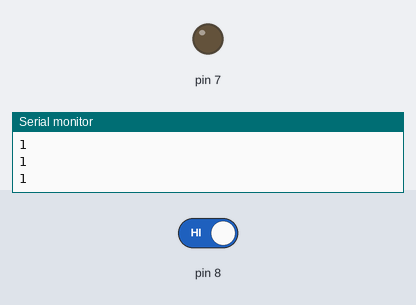
The sketch below on a simulated Arduino Uno, built with avr-gcc and run on an emulated ATmega328P. Parts: output pins drawn as LEDs (lit = HIGH), the last lines printed to the serial monitor. Inputs (shaded band) come from the test bench; at power-on: pin 8 HIGH.

Above: at 1.8 s.
1.9 s: pin 8 driven LOW
At 3.1 s:
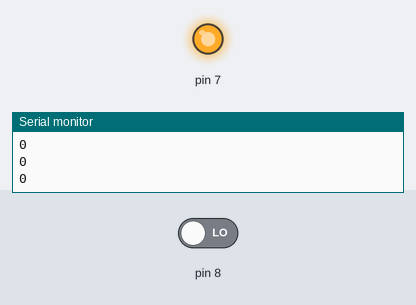
3.5 s: pin 8 driven HIGH
At 4.2 s:
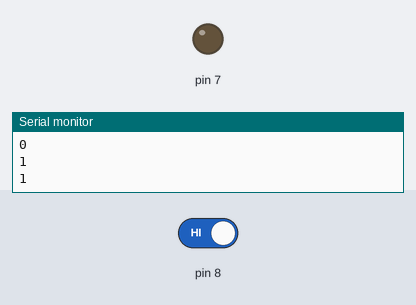
Timing chart, 0 to 6.5 s (numbered marks = the images above; inputs shaded):
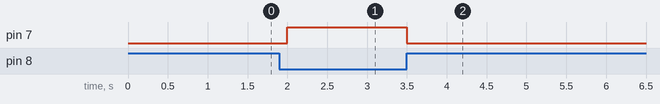

Measured:
- after the input at 1.9 s, pin 7: LOW → HIGH after 0.10 s
- after the input at 3.5 s, pin 7: HIGH → LOW at once

The sketch:

pulsador.ino
```cpp
void setup() {
pinMode(7,OUTPUT);
pinMode(8,INPUT);
Serial.begin(9600);
}

void loop() {

int ON = digitalRead(8);

if(ON == LOW){
  digitalWrite(7,HIGH);
  Serial.println(ON);
}else{
    digitalWrite(7, LOW);
      Serial.println(ON);
}

  delay(500);

}
```
